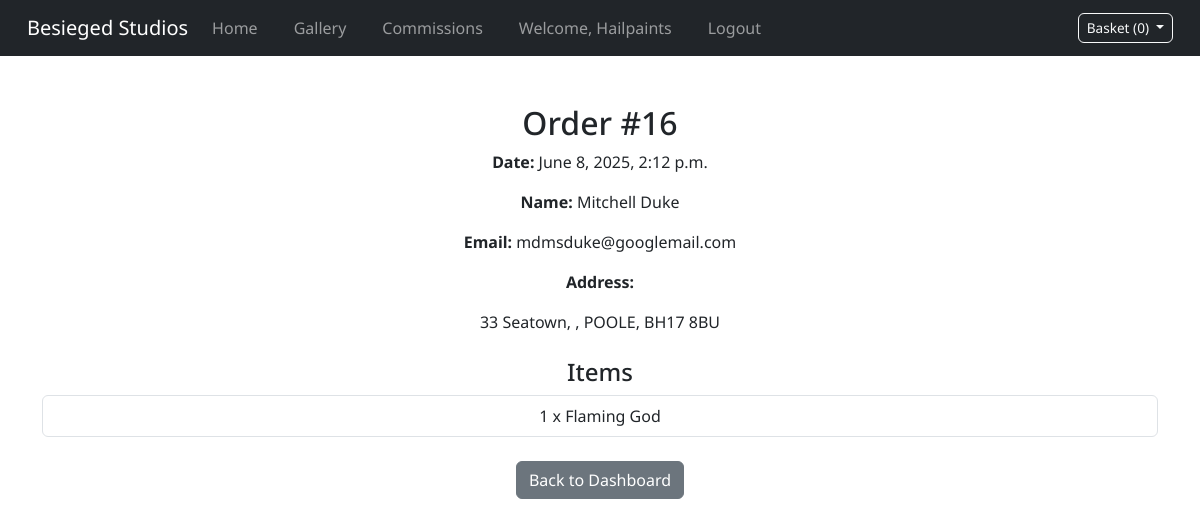
The app's page /dashboard/order/16/ (signed in) with its own data.
### accounts/models.py (models this page shows, shortened)
class UserProfile(models.Model):
    user = models.OneToOneField(User, on_delete=models.CASCADE)
    phone_number = models.CharField(max_length=15, blank=True, null=True)
    address = models.TextField(blank=True, null=True)

### checkout/models.py (models this page shows, shortened)
class Order(models.Model):
    user = models.ForeignKey(User, on_delete=models.SET_NULL, null=True, blank=True)
    stripe_session_id = models.CharField(max_length=255)
    full_name = models.CharField(max_length=255)
    email = models.EmailField()
    address = models.TextField()
    created_at = models.DateTimeField(auto_now_add=True)
    paid = models.BooleanField(default=False)

class OrderItem(models.Model):
    order = models.ForeignKey(Order, related_name='items', on_delete=models.CASCADE)
    project = models.ForeignKey(Project, on_delete=models.SET_NULL, null=True)
    quantity = models.PositiveIntegerField(default=1)

### gallery/models.py (models this page shows, shortened)
class Project(models.Model):
    title = models.CharField(max_length=200)
    description = models.TextField()
    category = models.ManyToManyField(Category)
    image = models.ImageField(upload_to='gallery/images/')
    is_featured = models.BooleanField(default=False)
    price = models.DecimalField(max_digits=10, decimal_places=2, default=0.00)

### dashboard/views.py (the view)
# urls.py: path('order/<int:order_id>/', order_detail, name='order_detail'),
@login_required
def order_detail(request, order_id):
    order = Order.objects.filter(user=request.user, id=order_id).first()
    if not order:
        return render(request, "dashboard/order_not_found.html")
    return render(request, "dashboard/order_detail.html", {"order": order})

### basket/context_processors.py (called while the page is built, shortened)
def basket_context(request):
    basket = request.session.get("basket", {})
    basket_items = []
    return {
        "basket_count": sum(item["quantity"] for item in basket_items),
        "basket_items": basket_items,
    }

### dashboard/templates/dashboard/order_detail.html (shortened to what this page needs)
{% extends "base.html" %}
{% block content %}
<div class="container mt-5">
    <h2>Order #{{ order.id }}</h2>
    <p><strong>Date:</strong> {{ order.created_at }}</p>
    <p><strong>Name:</strong> {{ order.full_name }}</p>
    <p><strong>Email:</strong> {{ order.email }}</p>
    <p><strong>Address:</strong><br>{{ order.address|linebreaks }}</p>
    <h4 class="mt-4">Items</h4>
    <ul class="list-group">
        {% for item in order.items.all %}
            <li class="list-group-item">
                {{ item.quantity }} x {{ item.project.title }}
            </li>
        {% endfor %}
    </ul>
    <a href="{% url 'dashboard' %}" class="btn btn-secondary mt-4">Back to Dashboard</a>
</div>
{% endblock %}

### templates/base.html (shortened to what this page needs)
{% load static %}
<!DOCTYPE html>
<html lang="en">
<head>
    <link href="https://cdn.jsdelivr.net/npm/bootstrap@5.3.0/dist/css/bootstrap.min.css" rel="stylesheet">
    <link rel="stylesheet" href="{% static 'css/base.css' %}">
</head>
<body>
    <nav class="navbar navbar-expand-lg navbar-dark bg-dark">
        <div class="container-fluid">
            <a class="navbar-brand" href="{% url 'home' %}">Besieged Studios</a>
            <div class="collapse navbar-collapse" id="navbarNav">
                <ul class="navbar-nav">
                    <li class="nav-item"><a class="nav-link" href="{% url 'home' %}">Home</a></li>
                    <li class="nav-item"><a class="nav-link" href="{% url 'gallery:gallery' %}">Gallery</a></li>
                    <li class="nav-item">
                        {% if user.is_authenticated %}
                            <a class="nav-link" href="{% url 'commissions:smart_commission_redirect' %}">Commissions</a>
                        {% else %}
                            <a class="nav-link" href="{% url 'account_login' %}?next={% url 'commissions:create_commission' %}">Commissions</a>
                        {% endif %}
                    </li>
                </ul>
                <ul class="navbar-nav">
                    {% if user.is_authenticated %}
                        <li class="nav-item">
                            <a class="nav-link" href="{% url 'dashboard' %}">
                                {% if user.userprofile %}
                                    Welcome, {{ user.userprofile.user.username }}
                                {% else %}
                                    Welcome, {{ user.username }}
                                {% endif %}
                            </a>
                        </li>
                        <li class="nav-item">
                            <a class="nav-link" href="{% url 'account_logout' %}">Logout</a>
                        </li>
                    {% endif %}
                </ul>
            </div>
            <div id="basket-preview" class="dropdown">
                <button class="btn btn-outline-light dropdown-toggle" type="button" id="basketDropdown" data-bs-toggle="dropdown" aria-expanded="false">
                    Basket ({{ basket_items|length }})
                </button>
            </div>
        </div>
    </nav>
    <div class="content">
        {% block content %}{% endblock %}
    </div>
</body>
</html>

### static/css/base.css (style rules this page uses)
body { font-family: "Noto Sans", sans-serif; }
nav ul { list-style-type: none; padding: 0; }
nav ul li { display: inline; margin-right: 20px; }
nav ul li a { text-decoration: none; color: blue; }
.content { margin-top: 20px; }
.container { text-align: center; margin-top: 50px; }
.navbar { padding-left: 15px; padding-right: 15px; }
#basket-preview .btn { white-space: nowrap; font-size: 0.85rem; padding: 4px 8px; }

### records on screen
Order: id "16", created_at "June 8, 2025, 2:12 p.m.", full_name "Mitchell Duke", email "mdmsduke@googlemail.com", address "33 Seatown, , POOLE, BH17 8BU"
OrderItem: quantity "1", project "Flaming God"

### other values on screen
{{ user.userprofile.user.username }} "Hailpaints"
{{ basket_items|length }} "0"
